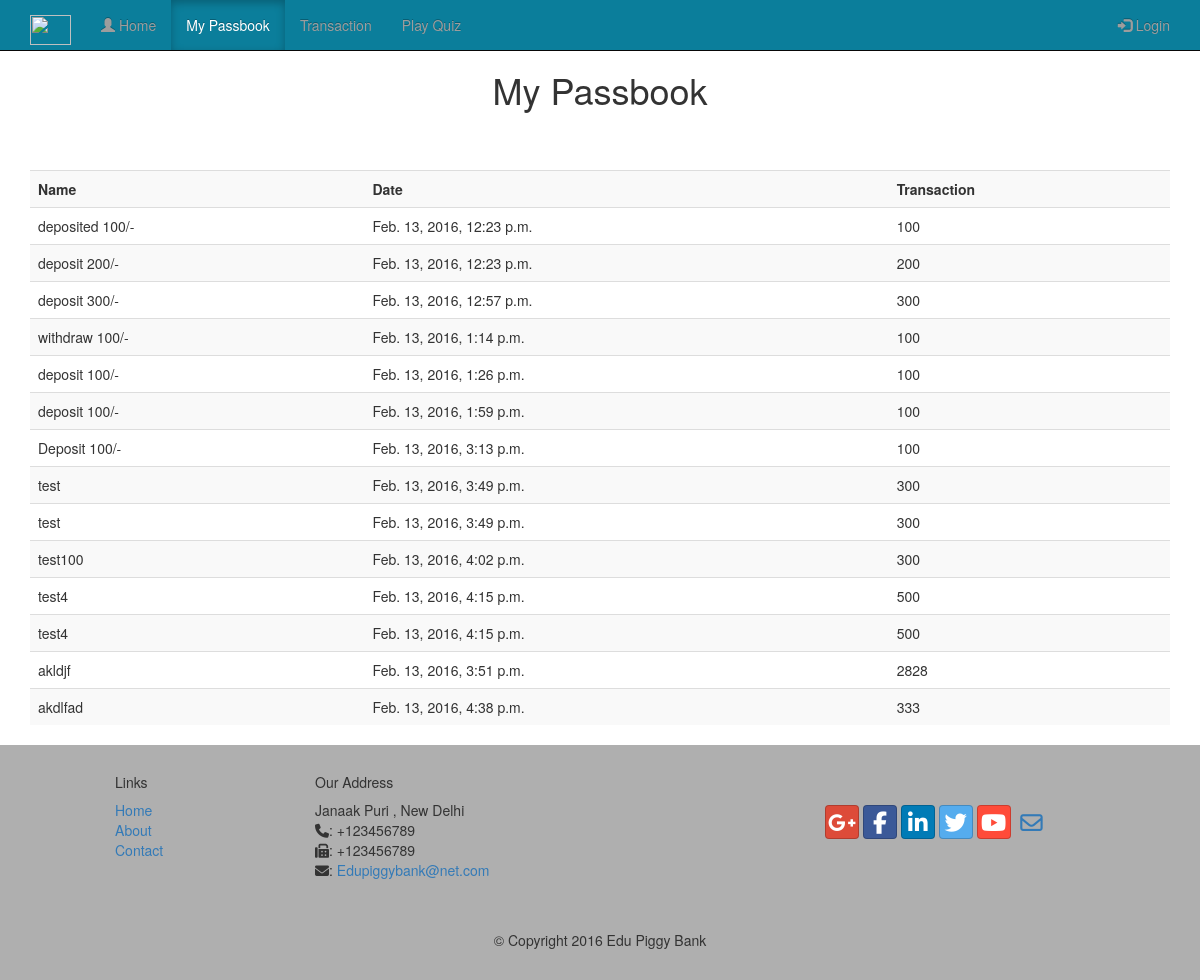
The app's page /mypassbook, older data.
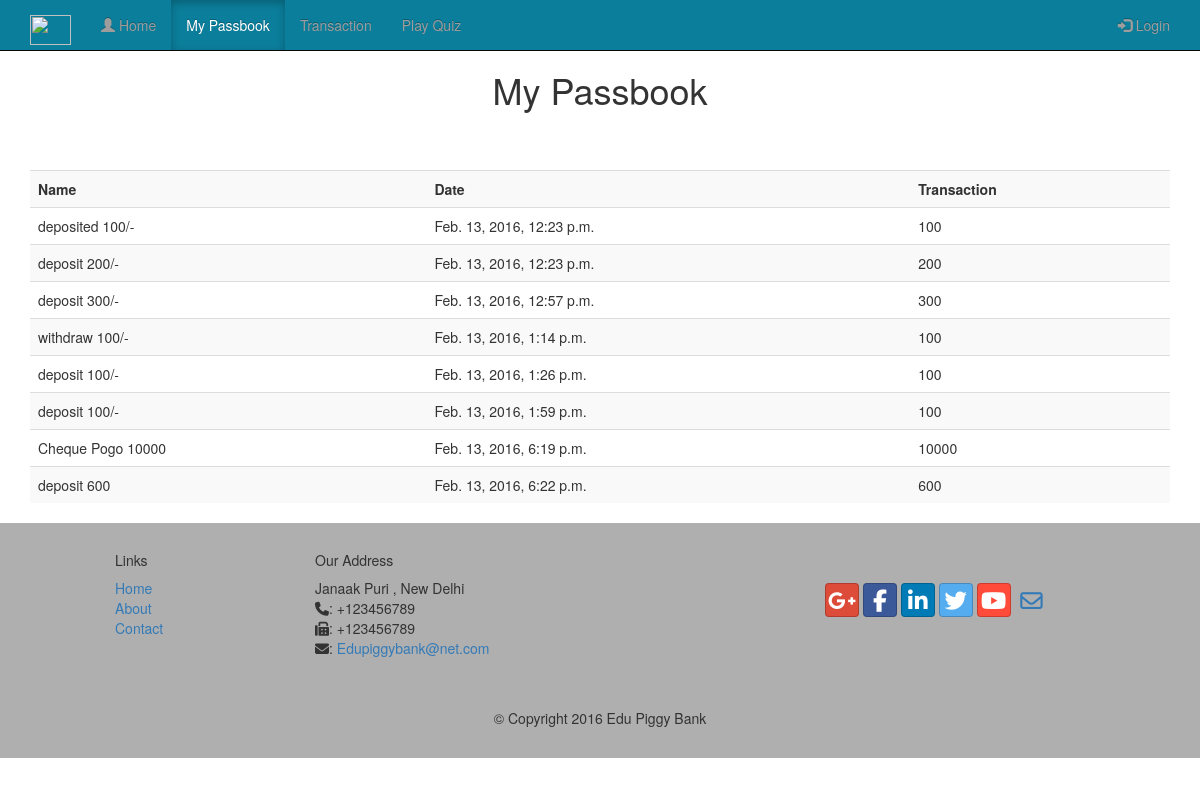
The same page, newer data.
### piggybank/models.py (models this page shows, shortened)
class Passbook(models.Model):
    name = models.ForeignKey('auth.User')
    text = models.TextField()
    created_date = models.DateTimeField(
            default=timezone.now)
    transaction = models.IntegerField()

### piggybank/views.py (the view)
# urls.py: url(r'^mypassbook$',views.mypassbook,name='mypassbook'),
def mypassbook(request):
    entries = Passbook.objects.all()
    return render(request, 'piggybank/mypassbook.html',{'entries':entries})

### piggybank/templates/piggybank/mypassbook.html (shortened to what the changed rows need)
{% load staticfiles %}
<!DOCTYPE html>
<html lang="en">
<head>
    <link rel="stylesheet" href="//maxcdn.bootstrapcdn.com/bootstrap/3.2.0/css/bootstrap.min.css">
    <link rel="stylesheet" href="//maxcdn.bootstrapcdn.com/bootstrap/3.2.0/css/bootstrap-theme.min.css">
    <link rel="stylesheet" href="https://maxcdn.bootstrapcdn.com/font-awesome/4.5.0/css/font-awesome.min.css">
    <link rel="stylesheet" href="{% static 'css/bootstrap-social.css' %}">
    <link rel="stylesheet" href="{% static 'css/mystyles.css' %}">
    </head>
<body>
    <h1 style="padding: 50px"><center>My Passbook</center></h1>
    <div class="container">
        <table class="table table-striped table-hover">
            <tr>
                <th>Name</th>
                <th>Date </th>
                <th>Transaction</th>
            </tr>
            {%for entry in entries%}
                <tr>
                    <td>{{entry.text}}</td>
                    <td>{{entry.created_date}}</td>
                    <td>{{entry.transaction}}</td>
            </tr>
            {%endfor%}
        </table>
    </div>
</body>
</html>

Row changes from the older to the newer data that the page shows:
removed Passbook: text "Deposit 100/-", created_date "Feb. 13, 2016, 3:13 p.m.", transaction "100"
removed Passbook: text "test", created_date "Feb. 13, 2016, 3:49 p.m.", transaction "300"
removed Passbook: text "test", created_date "Feb. 13, 2016, 3:49 p.m.", transaction "300"
removed Passbook: text "test100", created_date "Feb. 13, 2016, 4:02 p.m.", transaction "300"
removed Passbook: text "test4", created_date "Feb. 13, 2016, 4:15 p.m.", transaction "500"
removed Passbook: text "test4", created_date "Feb. 13, 2016, 4:15 p.m.", transaction "500"
removed Passbook: text "akldjf", created_date "Feb. 13, 2016, 3:51 p.m.", transaction "2828"
removed Passbook: text "akdlfad", created_date "Feb. 13, 2016, 4:38 p.m.", transaction "333"
added Passbook: text "Cheque Pogo 10000", created_date "Feb. 13, 2016, 6:19 p.m.", transaction "10000"
added Passbook: text "deposit 600", created_date "Feb. 13, 2016, 6:22 p.m.", transaction "600"
